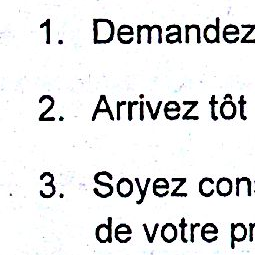
#> input picture test.png, 255 x 255 px
$ python despeckle.py   (Python 2 division)
#> lines starting #> are read from the running program, lines starting #| are printed output that depends on the picture
#
# Created by towshif ali (tali) on 6/21/2018
#

from PIL import Image
from PIL import ImageFilter
from numpy import median

'''Filter that remove grain noise from an Image
Requires PIL and NumPy'''

IMG_IN  = r"test.png"
MAX_LUM = 220
WHITE = (255, 255, 255)

def luminosity(rgb, rcoeff=0.2126, gcoeff=0.7152, bcoeff=0.0722):
    return rcoeff*rgb[0] + gcoeff*rgb[1] + bcoeff*rgb[2]

def is_in_range(img, c, r):
    '''returns true if pixel coordinates are within the image'''
    return c >= 0 and c < img.size[0] and r >= 0 and r < img.size[1]

def get_area(img, c, r):
    '''returns at most 3*3 pixels centered on x, y'''
    ret = []
    for i in xrange(c-1, c+2):
        for j in xrange(r-1, r+2):
            if is_in_range(img, i, j):
                ret.append(img.getpixel((i,j)))
    return ret

def median_lum_area(img, c, r):
    '''Returns the median luminosity of centered pixel area'''
    area = get_area(img, c, r)
    lums = map(luminosity, area)
    return median(lums)

def test_median(img):
    area = get_area(img, 0, 0)
    lums = map(luminosity, area)
    print area
    print lums
    print 'median', median(lums)

def despeckle(img):
    res = Image.new('RGB', img.size)
    px_map = res.load()
    width, height = img.size
    for r in xrange(height):
        for c in xrange(width):
            lum = int(median_lum_area(img, c, r))
            if lum >= MAX_LUM:
                # Make high luminance pixels completely white
                px_map[c,r] = WHITE
            else:
                # Apply grayscale luminance
                px_map[c,r] = (lum, lum, lum)
    return res

def despeckle_fast(img):
    res = img.copy()
    # Convert to grayscale
    res = res.convert('L')
    # Apply median filter te despeckle
    res = res.filter(ImageFilter.MedianFilter)
    return res

def main():
    img = Image.open(IMG_IN)
#> img is the input picture: PIL image 255x255 RGBA; mean R, G, B, A 230, 230.3, 230.8, 255

    clean_img = despeckle_fast(img)
    clean_img.save('despeckle_fast.png')

    clean_img = despeckle(img)
#> in despeckle, `res = Image.new('RGB', img.size)`: res: PIL image 255x255 RGB; every value is 0
#> the loop in despeckle, `for r in xrange(height):` made 255 passes
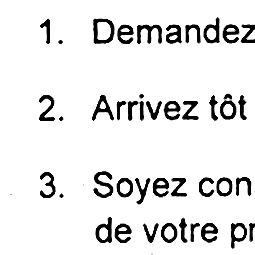
#> clean_img: PIL image 255x255 RGB; min 0, max 255, mean 231.9
    clean_img.save('despeckle_slow.png')

main()
